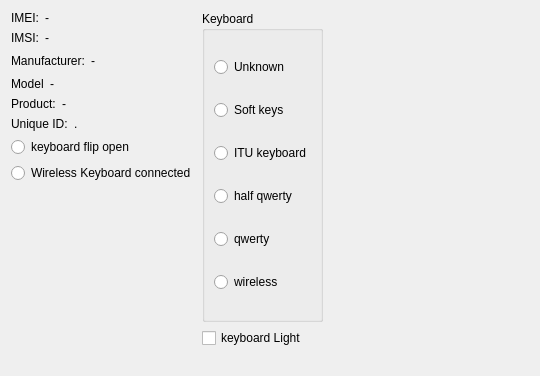
     <widget class="QWidget" name="page_3">
      <layout class="QGridLayout" name="gridLayout_6">
       <item row="0" column="0">
        <layout class="QHBoxLayout" name="horizontalLayout_74">
         <item>
          <widget class="QLabel" name="label_80">
           <property name="sizePolicy">
            <sizepolicy hsizetype="Minimum" vsizetype="Fixed">
             <horstretch>0</horstretch>
             <verstretch>0</verstretch>
            </sizepolicy>
           </property>
           <property name="text">
            <string>IMEI:</string>
           </property>
          </widget>
         </item>
         <item>
          <widget class="QLabel" name="ImeiLabel">
           <property name="sizePolicy">
            <sizepolicy hsizetype="MinimumExpanding" vsizetype="Fixed">
             <horstretch>0</horstretch>
             <verstretch>0</verstretch>
            </sizepolicy>
           </property>
           <property name="text">
            <string>-</string>
           </property>
          </widget>
         </item>
        </layout>
       </item>
       <item row="0" column="1" rowspan="9">
        <widget class="QGroupBox" name="groupBox_2">
         <property name="title">
          <string>Keyboard</string>
         </property>
         <layout class="QGridLayout" name="gridLayout_4">
          <item row="0" column="0">
           <widget class="QRadioButton" name="uknownKeysRadioButton">
            <property name="focusPolicy">
             <enum>Qt::NoFocus</enum>
            </property>
            <property name="text">
             <string>Unknown</string>
            </property>
            <property name="autoExclusive">
             <bool>false</bool>
            </property>
           </widget>
          </item>
          <item row="1" column="0">
           <widget class="QRadioButton" name="softkeysRadioButton">
            <property name="focusPolicy">
             <enum>Qt::NoFocus</enum>
            </property>
            <property name="text">
             <string>Soft keys</string>
            </property>
            <property name="autoExclusive">
             <bool>false</bool>
            </property>
           </widget>
          </item>
          <item row="2" column="0">
           <widget class="QRadioButton" name="ituRadioButton">
            <property name="focusPolicy">
             <enum>Qt::NoFocus</enum>
            </property>
            <property name="text">
             <string>ITU keyboard</string>
            </property>
            <property name="autoExclusive">
             <bool>false</bool>
            </property>
           </widget>
          </item>
          <item row="3" column="0">
           <widget class="QRadioButton" name="halfKeysRadioButton">
            <property name="focusPolicy">
             <enum>Qt::NoFocus</enum>
            </property>
            <property name="text">
             <string>half qwerty</string>
            </property>
            <property name="autoExclusive">
             <bool>false</bool>
            </property>
           </widget>
          </item>
          <item row="4" column="0">
           <widget class="QRadioButton" name="qwertyKeysRadioButton">
            <property name="focusPolicy">
             <enum>Qt::NoFocus</enum>
            </property>
            <property name="text">
             <string>qwerty</string>
            </property>
            <property name="autoExclusive">
             <bool>false</bool>
            </property>
           </widget>
          </item>
          <item row="5" column="0">
           <widget class="QRadioButton" name="wirelessRadioButton">
            <property name="focusPolicy">
             <enum>Qt::NoFocus</enum>
            </property>
            <property name="text">
             <string>wireless</string>
            </property>
            <property name="autoExclusive">
             <bool>false</bool>
            </property>
           </widget>
          </item>
         </layout>
        </widget>
       </item>
       <item row="1" column="0">
        <layout class="QHBoxLayout" name="horizontalLayout_76">
         <item>
          <widget class="QLabel" name="label_82">
           <property name="sizePolicy">
            <sizepolicy hsizetype="Minimum" vsizetype="Fixed">
             <horstretch>0</horstretch>
             <verstretch>0</verstretch>
            </sizepolicy>
           </property>
           <property name="text">
            <string>IMSI:</string>
           </property>
          </widget>
         </item>
         <item>
          <widget class="QLabel" name="imsiLabel">
           <property name="sizePolicy">
            <sizepolicy hsizetype="MinimumExpanding" vsizetype="Fixed">
             <horstretch>0</horstretch>
             <verstretch>0</verstretch>
            </sizepolicy>
           </property>
           <property name="text">
            <string>-</string>
           </property>
          </widget>
         </item>
        </layout>
       </item>
       <item row="2" column="0">
        <layout class="QHBoxLayout" name="horizontalLayout_75">
         <item>
          <widget class="QLabel" name="label_81">
           <property name="sizePolicy">
            <sizepolicy hsizetype="Minimum" vsizetype="Fixed">
             <horstretch>0</horstretch>
             <verstretch>0</verstretch>
            </sizepolicy>
           </property>
           <property name="text">
            <string>Manufacturer:</string>
           </property>
          </widget>
         </item>
         <item>
          <widget class="QLabel" name="manufacturerLabel">
           <property name="sizePolicy">
            <sizepolicy hsizetype="MinimumExpanding" vsizetype="Fixed">
             <horstretch>0</horstretch>
             <verstretch>0</verstretch>
            </sizepolicy>
           </property>
           <property name="text">
            <string>-</string>
           </property>
          </widget>
         </item>
        </layout>
       </item>
       <item row="2" column="2">
        <spacer name="horizontalSpacer_11">
         <property name="orientation">
          <enum>Qt::Horizontal</enum>
         </property>
         <property name="sizeHint" stdset="0">
          <size>
           <width>206</width>
           <height>20</height>
          </size>
         </property>
        </spacer>
       </item>
       <item row="3" column="0">
        <layout class="QHBoxLayout" name="horizontalLayout_78">
         <item>
          <widget class="QLabel" name="label_84">
           <property name="sizePolicy">
            <sizepolicy hsizetype="Minimum" vsizetype="Fixed">
             <horstretch>0</horstretch>
             <verstretch>0</verstretch>
            </sizepolicy>
           </property>
           <property name="text">
            <string>Model</string>
           </property>
          </widget>
         </item>
         <item>
          <widget class="QLabel" name="modelLabel">
           <property name="sizePolicy">
            <sizepolicy hsizetype="MinimumExpanding" vsizetype="Fixed">
             <horstretch>0</horstretch>
             <verstretch>0</verstretch>
            </sizepolicy>
           </property>
           <property name="text">
            <string>-</string>
           </property>
          </widget>
         </item>
        </layout>
       </item>
       <item row="4" column="0">
        <layout class="QHBoxLayout" name="horizontalLayout_77">
         <item>
          <widget class="QLabel" name="label_83">
           <property name="sizePolicy">
            <sizepolicy hsizetype="Minimum" vsizetype="Fixed">
             <horstretch>0</horstretch>
             <verstretch>0</verstretch>
            </sizepolicy>
           </property>
           <property name="text">
            <string>Product:</string>
           </property>
          </widget>
         </item>
         <item>
          <widget class="QLabel" name="productLabel">
           <property name="sizePolicy">
            <sizepolicy hsizetype="MinimumExpanding" vsizetype="Fixed">
             <horstretch>0</horstretch>
             <verstretch>0</verstretch>
            </sizepolicy>
           </property>
           <property name="text">
            <string>-</string>
           </property>
          </widget>
         </item>
        </layout>
       </item>
       <item row="5" column="0">
        <layout class="QHBoxLayout" name="horizontalLayout_10">
         <item>
          <widget class="QLabel" name="label_9">
           <property name="sizePolicy">
            <sizepolicy hsizetype="Minimum" vsizetype="Fixed">
             <horstretch>0</horstretch>
             <verstretch>0</verstretch>
            </sizepolicy>
           </property>
           <property name="text">
            <string>Unique ID:</string>
           </property>
          </widget>
         </item>
         <item>
          <widget class="QLabel" name="uniqueIDLabel">
           <property name="sizePolicy">
            <sizepolicy hsizetype="MinimumExpanding" vsizetype="Fixed">
             <horstretch>0</horstretch>
             <verstretch>0</verstretch>
            </sizepolicy>
           </property>
           <property name="text">
            <string>.</string>
           </property>
          </widget>
         </item>
        </layout>
       </item>
       <item row="6" column="0">
        <widget class="QRadioButton" name="keyboardFlipRadioButton">
         <property name="focusPolicy">
          <enum>Qt::NoFocus</enum>
         </property>
         <property name="text">
          <string>keyboard flip open</string>
         </property>
        </widget>
       </item>
       <item row="7" column="0">
        <widget class="QRadioButton" name="wirelessKeyboardConnectedRadioButton">
         <property name="focusPolicy">
          <enum>Qt::NoFocus</enum>
         </property>
         <property name="text">
          <string>Wireless Keyboard connected</string>
         </property>
        </widget>
       </item>
       <item row="8" column="0" rowspan="2">
        <spacer name="verticalSpacer_13">
         <property name="orientation">
          <enum>Qt::Vertical</enum>
         </property>
         <property name="sizeHint" stdset="0">
          <size>
           <width>124</width>
           <height>159</height>
          </size>
         </property>
        </spacer>
       </item>
       <item row="9" column="1">
        <widget class="QCheckBox" name="keyboardLightCheckBox">
         <property name="focusPolicy">
          <enum>Qt::NoFocus</enum>
         </property>
         <property name="text">
          <string>keyboard Light</string>
         </property>
        </widget>
       </item>
       <item row="10" column="1">
        <spacer name="verticalSpacer_2">
         <property name="orientation">
          <enum>Qt::Vertical</enum>
         </property>
         <property name="sizeHint" stdset="0">
          <size>
           <width>20</width>
           <height>17</height>
          </size>
         </property>
        </spacer>
       </item>
      </layout>
     </widget>
